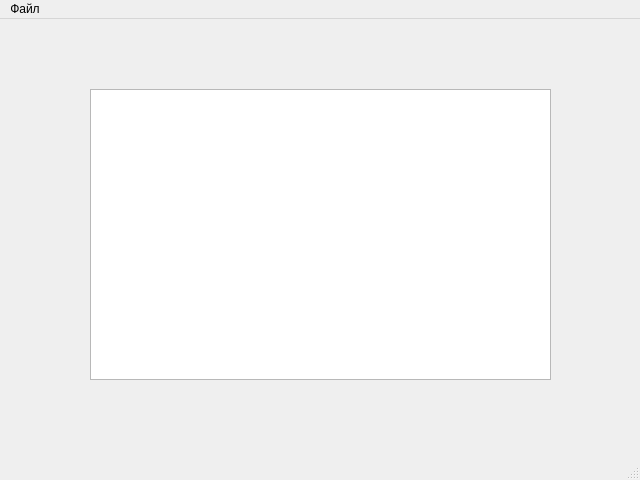
<?xml version="1.0" encoding="UTF-8"?>
<ui version="4.0">
 <class>MainWindow</class>
 <widget class="QMainWindow" name="MainWindow">
  <property name="geometry">
   <rect>
    <x>0</x>
    <y>0</y>
    <width>640</width>
    <height>480</height>
   </rect>
  </property>
  <property name="windowTitle">
   <string>Graph Editor (v.0.1)</string>
  </property>
  <widget class="QWidget" name="centralwidget">
   <widget class="QTextBrowser" name="textBrowser">
    <property name="geometry">
     <rect>
      <x>90</x>
      <y>70</y>
      <width>461</width>
      <height>291</height>
     </rect>
    </property>
   </widget>
  </widget>
  <widget class="QMenuBar" name="menubar">
   <property name="geometry">
    <rect>
     <x>0</x>
     <y>0</y>
     <width>640</width>
     <height>26</height>
    </rect>
   </property>
   <widget class="QMenu" name="menu">
    <property name="title">
     <string>Файл</string>
    </property>
    <addaction name="action"/>
    <addaction name="action_2"/>
    <addaction name="separator"/>
    <addaction name="action_4"/>
    <addaction name="separator"/>
    <addaction name="action_6"/>
   </widget>
   <addaction name="menu"/>
  </widget>
  <widget class="QStatusBar" name="statusbar"/>
  <action name="action">
   <property name="text">
    <string>Новый проект</string>
   </property>
  </action>
  <action name="action_2">
   <property name="text">
    <string>Открыть проект</string>
   </property>
  </action>
  <action name="action_4">
   <property name="text">
    <string>Сохранить</string>
   </property>
  </action>
  <action name="action_6">
   <property name="text">
    <string>Выход</string>
   </property>
  </action>
 </widget>
 <resources/>
 <connections/>
</ui>
